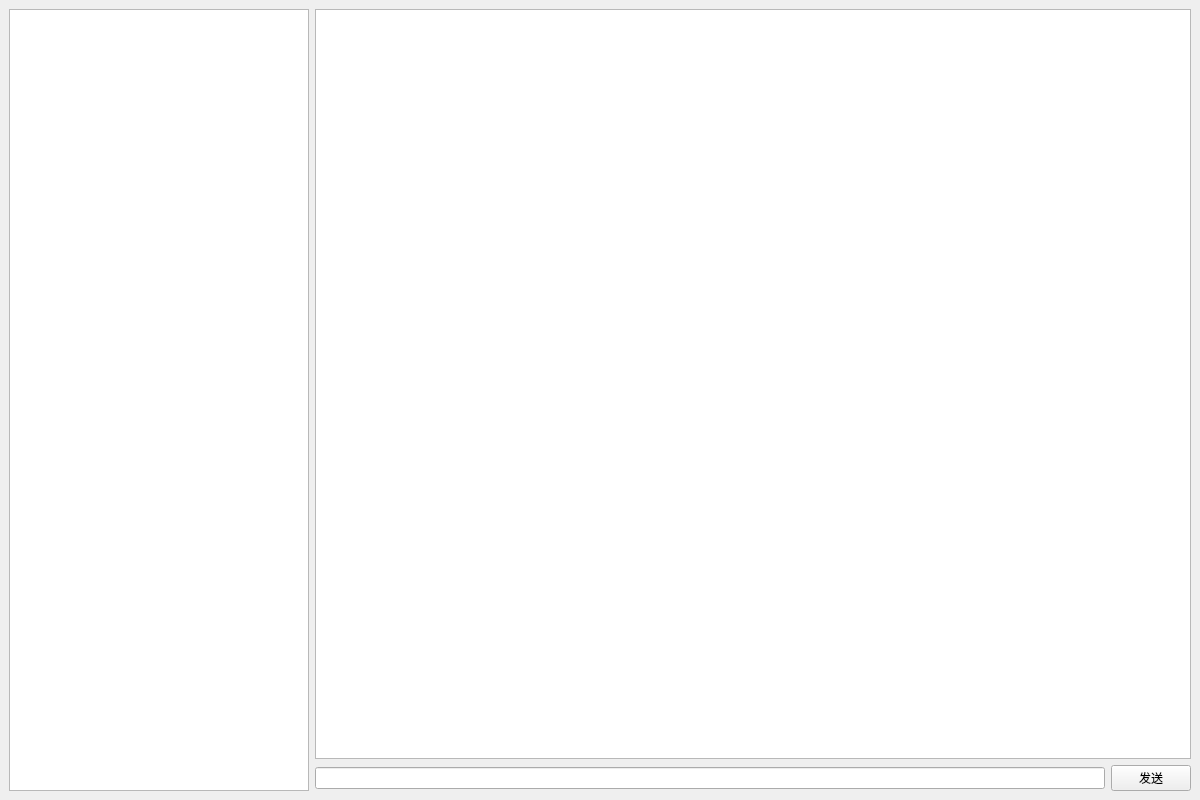
<?xml version="1.0" encoding="UTF-8"?>
<ui version="4.0">
 <class>MainWindow</class>
 <widget class="QMainWindow" name="MainWindow">
  <property name="geometry">
   <rect>
    <x>0</x>
    <y>0</y>
    <width>1200</width>
    <height>800</height>
   </rect>
  </property>
  <property name="windowTitle">
   <string>FindFriend - 主窗口</string>
  </property>
  <widget class="QWidget" name="centralwidget">
   <layout class="QHBoxLayout" name="horizontalLayout">
    <item>
     <widget class="QListWidget" name="friendList">
      <property name="maximumSize">
       <size>
        <width>300</width>
        <height>16777215</height>
       </size>
      </property>
     </widget>
    </item>
    <item>
     <layout class="QVBoxLayout" name="chatLayout">
      <item>
       <widget class="QTextEdit" name="chatHistory">
        <property name="readOnly">
         <bool>true</bool>
        </property>
       </widget>
      </item>
      <item>
       <layout class="QHBoxLayout" name="inputLayout">
        <item>
         <widget class="QLineEdit" name="messageInput"/>
        </item>
        <item>
         <widget class="QPushButton" name="sendButton">
          <property name="text">
           <string>发送</string>
          </property>
         </widget>
        </item>
       </layout>
      </item>
     </layout>
    </item>
   </layout>
  </widget>
  <widget class="QMenuBar" name="menubar">
   <widget class="QMenu" name="menuFile">
    <property name="title">
     <string>文件</string>
    </property>
   </widget>
   <widget class="QMenu" name="menuView">
    <property name="title">
     <string>视图</string>
    </property>
   </widget>
  </widget>
 </widget>
</ui>
